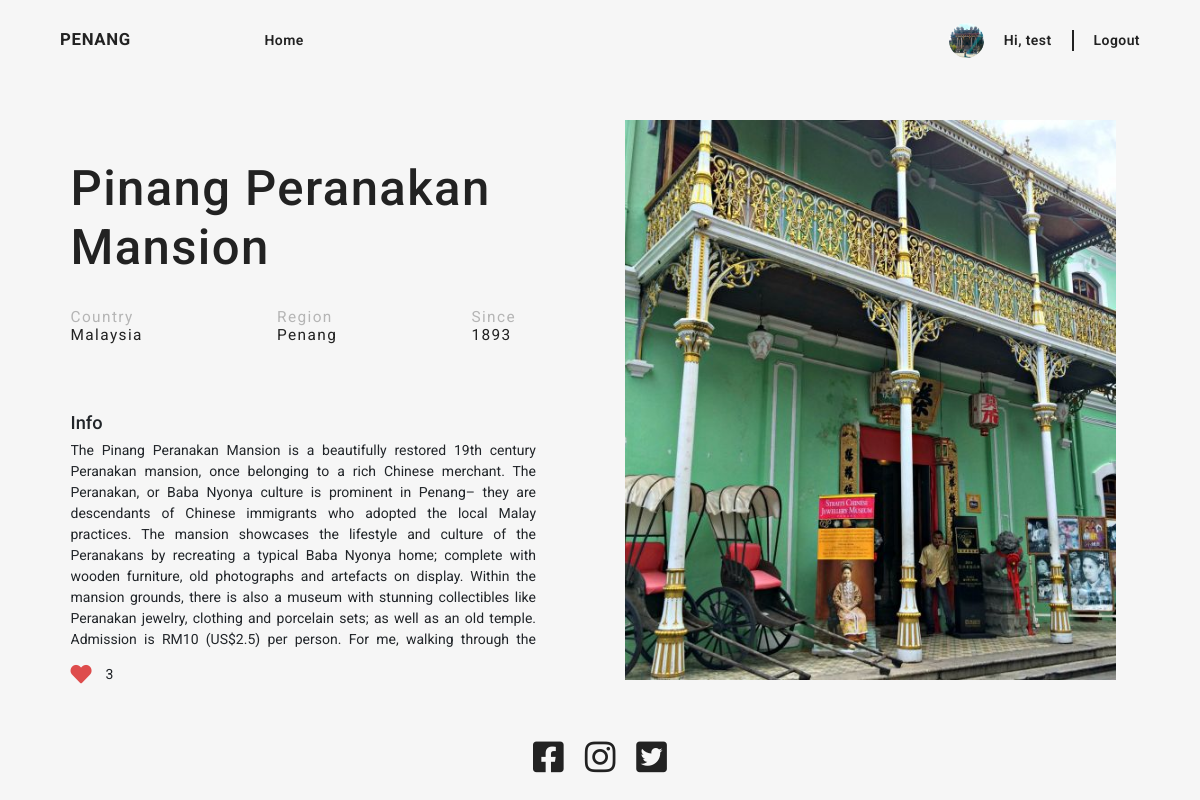
The page /content.php?id=18 (signed in) on the database its author committed.
### tables this page shows
CREATE TABLE `users` (
  `id` int(11) NOT NULL,
  `username` varchar(225) NOT NULL,
  `password` varchar(225) NOT NULL,
  `profileImage` text NOT NULL,
  `gender` varchar(225) NOT NULL,
  `shortSummary` varchar(225) NOT NULL
);

CREATE TABLE `contents` (
  `id` int(11) NOT NULL,
  `name` varchar(255) NOT NULL,
  `date` int(225) NOT NULL,
  `info` varchar(5000) NOT NULL,
  `image_url` text NOT NULL,
  `postingDate` date NOT NULL
);

CREATE TABLE `contents_likes` (
  `id` int(225) NOT NULL,
  `users` int(225) NOT NULL,
  `contents` int(225) NOT NULL
);

### includes/users/userInfo.inc.php (called while the page is built, shortened)
<?php
    $conn = mysqli_connect('localhost', 'root', '', 'content_db');
    $username = $_SESSION['username'];
    $query = "SELECT * FROM users WHERE username = '$username' LIMIT 1";
    $result = mysqli_query($conn, $query);
    $userData = mysqli_fetch_assoc($result);
    $loggedInId = $userData['id'];
    $loggedInProfileImageUrl = $userData['profileImage'];

### includes/contentInfo.inc.php (called while the page is built, shortened)
<?php
    $conn = mysqli_connect('localhost', 'root', '', 'content_db');
    $postId = $_GET['id'];
    $query = "SELECT * FROM contents WHERE id = '$postId' LIMIT 1";
    $result = mysqli_query($conn, $query);
    if(mysqli_num_rows($result) > 0){
        $userData = mysqli_fetch_assoc($result);
    }
    else {
        header("Location: index.php");
    }
    if(!isset($userData['name'])) {
        header("Location: index.php");
        exit();
    }
    else {
        $postName = $userData['name'];
        $postHistoricalDate = $userData['date'];
        $postInfo = $userData['info'];
        $postImage = $userData['image_url'];
    }

### content.php (the view, shortened to what this page needs)
<?php
    include_once "header.php";
    include "./includes/contentInfo.inc.php";
?>
<?php
    include "./includes/users/userInfo.inc.php";
    $query = "SELECT
                contents_likes.users
                FROM contents_likes
                WHERE contents = '$postId'";
    $result = mysqli_query($conn, $query);
    while($rows = $result->fetch_object()) {
        $likes[] = $rows;
    }
    function checkIfUserLiked($loggedInId,$likes) {
        foreach ($likes as $liked_user) {
            if ($liked_user->users == $loggedInId) {
                return "liked";
            }
        }
        return "";
    }
?>
<section class="content-container row">
    <div class="col-12 col-lg-6  order-1 order-lg-0 info-container">
        <h1><?=$postName?></h1>
        <div class="sub-title-container d-flex justify-content-between">
            <h2 class="d-flex flex-column">Country<span>Malaysia</span></h2>
            <h2 class="d-flex flex-column">Region<span>Penang</span></h2>
            <h2 class="d-flex flex-column">Since<span><?=$postHistoricalDate?></span></h2>
        </div>
        <div class="info">
            <h2>Info</h2>
            <p><?=$postInfo?></p>
        </div>
        <div class="like-container d-flex justify-content-start align-items-center">
            <button class="fas fa-heart m-0 p-0 like <?=checkIfUserLiked($loggedInId, $likes)?>" value = "<?= $postId ?>" onclick="clickLike(<?= $postId ?>)"></button>
            <p class="m-0 p-0 mx-3"><?=!empty($likes) ? count($likes) : ""?></p>
        </div>
    </div>
    <div class="col-12 col-lg-6 order-0 order-lg-1 img d-flex justify-content-end">
        <img src="./uploads/contentImg/<?=$postImage?>" alt="" class="px-lg-3">
    </div>
</section>
<?php
    include_once "footer.php";
?>

### header.php (shortened to what this page needs)
<?php
    if(!(empty($_SESSION['username']) || $_SESSION['username'] == '')) {
        include "./includes/users/userInfo.inc.php";
    }
?>
<!DOCTYPE html>
<html lang="en">
<head>
    <link href="https://cdn.jsdelivr.net/npm/bootstrap@5.0.2/dist/css/bootstrap.min.css" rel="stylesheet">
    <link rel="stylesheet" href="https://pro.fontawesome.com/releases/v5.10.0/css/all.css"/>
    <link rel="stylesheet" href="./CSS/style.css">
    <link rel="stylesheet" href="./CSS/profile.css">
    <link rel="stylesheet" href="./CSS/loginSignup.css">
</head>
<body>
    <nav class="row d-flex align-items-center">
        <div class="logo col-2 text-uppercase ">
            <a href="./index.php">Penang</a>
        </div>
        <div class="links col-7 " >
            <a href="./index.php" class="mx-4 d-none d-md-inline">Home</a>
        </div>
        <div class="account col-3 d-flex justify-content-end align-items-center">
            <?php
                if (isset($_SESSION['username'])) {
            ?>
                    <div class="nav-profile d-none d-md-flex align-items-center">
                        <img class="profile-image" <?= empty($loggedInProfileImageUrl) ? 'src="./imgs/AccountImage.png"' : 'src="./uploads/userProfilePic/'.$loggedInProfileImageUrl.'"'; ?>>
                        <a href="./userAccountProfile.php">Hi, <?php echo $_SESSION['username'];?></a>
                        <button class="logout-button" style="padding-left: 20px;"><a href="#">Logout</a></button>
                    </div>
            <?php
                }
                else {
            ?>
                    <button style="padding: 0 20px;" class="d-none d-md-inline"><a href="./login.php">Login</a></button>
                    <button style="padding-left: 20px;" class="d-none d-md-inline"><a href="./register.php">Register</a></button>
            <?php
                }
            ?>
        </div>
    </nav>

### CSS/style.css (style rules this page uses)
:root { --color_white: #ffffff; --color_background: #F6F6F6; --color_text: #B5B5B5; --color_body: #8F8F8F; --color_title2: #6D6D6D; --color_title1: #222222; --color_red: #DE4C4C; --color_blue: #5D84EA; --color_highlight: #FF8710; }
* { margin: 0; padding: 0; box-sizing: border-box; font-size: 14px; font-family: "Roboto", sans-serif; scroll-behavior: smooth; }
a { text-decoration: none; color: var(--color_title1); cursor: pointer !important; transition: all 0.3s ease-in-out; }
body { width: 90%; max-width: 1400px; margin: 0 auto; background-color: var(--color_background); }
nav { height: 10vh; z-index: 5; }
nav .logo, nav .account { z-index: 6; }
nav .logo a { font-size: 1.2rem; font-weight: 700; letter-spacing: 0.05rem; }
nav .links a { font-size: 1rem; font-weight: 600; letter-spacing: 0.03rem; }
nav .account a { font-size: 1rem; font-weight: 600; letter-spacing: 0.03rem; padding: 0 20px; }
nav .account .profile-image { height: 35px; width: 35px; border-radius: 50%; }
nav button { border: none; background-color: transparent; border-left: var(--color_title1) solid 2px; }
nav button a { font-size: 1rem; padding: 0 !important; margin: 0 !important; }
.like-container button { font-size: 1.5rem; background-color: transparent; color: var(--color_text); border: none; outline: none; }
.like-container button.liked { color: var(--color_red); }
.content-container { width: 100%; max-width: 1200px; height: fit-content; min-height: 80vh; padding: 40px 0; margin: 0 auto; }
.content-container .info-container { padding-top: 40px; padding-right: 5%; }
.content-container .info-container h1 { font-size: 3.5rem; color: var(--color_title1); letter-spacing: 0.1rem; margin-bottom: 30px; }
.content-container .info-container .sub-title-container { margin-bottom: 60px; }
.content-container .info-container .sub-title-container h2 { margin-right: 30px; color: var(--color_text); font-size: 1.1rem; font-weight: 400; letter-spacing: 0.1rem; }
.content-container .info-container .sub-title-container h2 span { color: var(--color_title1); font-size: 1.1rem; font-weight: 400; letter-spacing: 0.1rem; }
.content-container .info-container .info { height: fit-content; }
.content-container .info-container .info h2 { font-size: 1.3rem; font-weight: 500; }
.content-container .info-container .info p { font-size: 1rem; text-align: justify; padding-right: 10px; max-height: 210px; overflow-y: scroll; }
.content-container .img { height: 70vh; }
.content-container .img img { object-fit: cover; object-position: center; height: 100%; width: 100%; }

### CSS/profile.css (style rules this page uses)
:root { --color_white: #ffffff; --color_background: #F6F6F6; --color_text: #B5B5B5; --color_body: #8F8F8F; --color_title2: #6D6D6D; --color_title1: #222222; --color_red: #DE4C4C; --color_blue: #5D84EA; --color_highlight: #FF8710; }
* { margin: 0; padding: 0; box-sizing: border-box; font-size: 14px; }
a { text-decoration: none; color: var(--color_title1); }
body { width: 90%; max-width: 1400px; margin: 0 auto; }

### CSS/loginSignup.css (style rules this page uses)
:root { --color_white: #ffffff; --color_background: #F6F6F6; --color_text: #B5B5B5; --color_body: #8F8F8F; --color_title2: #6D6D6D; --color_title1: #222222; --color_red: #DE4C4C; --color_blue: #5D84EA; --color_highlight: #FF8710; }
* { margin: 0; padding: 0; box-sizing: border-box; font-size: 14px; font-family: "Roboto", sans-serif; scroll-behavior: smooth; }

### rows shown on the page
users: profileImage (picture)
contents: name "Pinang Peranakan Mansion", date "1893", info "The Pinang Peranakan Mansion is a beautifully restored 19th century Peranakan mansion, once belonging to a rich Chinese merchant. The Peranakan, or Baba Nyonya culture is prominent in Penang– they are descendants of Chinese immigrants who adopted the local Malay practices. The mansion showcases the lifestyle and culture of the Peranakans by recreating a typical Baba Nyonya home; complete with wooden furniture, old photographs and artefacts on display. Within the mansion grounds, there is also a museum with stunning collectibles like Peranakan jewelry, clothing and porcelain sets; as well as an old temple. Admission is RM10 (US$2.5) per person. For me, walking through the…", image_url (picture)

### other values the page prints
$_SESSION['username'] "test"
count($likes) "3"
